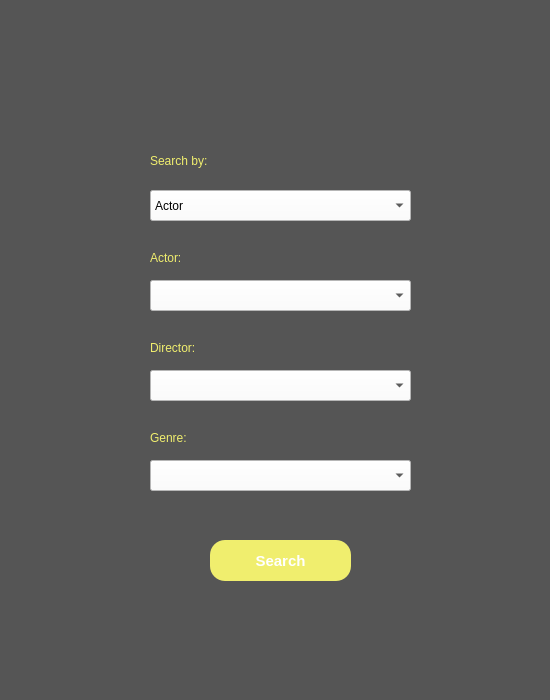
<?xml version="1.0" encoding="UTF-8"?>
<ui version="4.0">
 <class>MainWindow</class>
 <widget class="QMainWindow" name="MainWindow">
  <property name="enabled">
   <bool>true</bool>
  </property>
  <property name="geometry">
   <rect>
    <x>0</x>
    <y>0</y>
    <width>550</width>
    <height>700</height>
   </rect>
  </property>
  <property name="minimumSize">
   <size>
    <width>550</width>
    <height>700</height>
   </size>
  </property>
  <property name="maximumSize">
   <size>
    <width>550</width>
    <height>700</height>
   </size>
  </property>
  <property name="sizeIncrement">
   <size>
    <width>505</width>
    <height>700</height>
   </size>
  </property>
  <property name="windowTitle">
   <string>MovieFinder</string>
  </property>
  <property name="styleSheet">
   <string notr="true">
*{
	background-color:#555555;
	font: 11pt &quot;Century Gothic&quot;;
}


QPushButton{
	border-radius:15%;
	background-color:#F0EE6E;
	font-size:15px;
	font-weight:500;
	color:white;
}

QPushButton:hover{
	color:black;
}

QComboBox{
	background-color:white;
}

QComboBox QAbstractItemView {
  border: 1px solid grey;
  background: white;
  selection-background-color: blue;
}</string>
  </property>
  <widget class="QWidget" name="centralwidget">
   <widget class="QPushButton" name="searchButton">
    <property name="geometry">
     <rect>
      <x>210</x>
      <y>540</y>
      <width>141</width>
      <height>41</height>
     </rect>
    </property>
    <property name="styleSheet">
     <string notr="true"/>
    </property>
    <property name="text">
     <string>Search</string>
    </property>
   </widget>
   <widget class="QLabel" name="label">
    <property name="geometry">
     <rect>
      <x>170</x>
      <y>50</y>
      <width>211</width>
      <height>51</height>
     </rect>
    </property>
    <property name="text">
     <string/>
    </property>
    <property name="pixmap">
     <pixmap>logo.png</pixmap>
    </property>
    <property name="scaledContents">
     <bool>true</bool>
    </property>
   </widget>
   <widget class="QComboBox" name="actorBox">
    <property name="geometry">
     <rect>
      <x>150</x>
      <y>280</y>
      <width>261</width>
      <height>31</height>
     </rect>
    </property>
   </widget>
   <widget class="QComboBox" name="directorBox">
    <property name="geometry">
     <rect>
      <x>150</x>
      <y>370</y>
      <width>261</width>
      <height>31</height>
     </rect>
    </property>
   </widget>
   <widget class="QComboBox" name="genreBox">
    <property name="geometry">
     <rect>
      <x>150</x>
      <y>460</y>
      <width>261</width>
      <height>31</height>
     </rect>
    </property>
   </widget>
   <widget class="QLabel" name="label_2">
    <property name="geometry">
     <rect>
      <x>150</x>
      <y>250</y>
      <width>121</width>
      <height>16</height>
     </rect>
    </property>
    <property name="styleSheet">
     <string notr="true">color:#F0EE6E;</string>
    </property>
    <property name="text">
     <string>Actor:</string>
    </property>
   </widget>
   <widget class="QLabel" name="label_3">
    <property name="geometry">
     <rect>
      <x>150</x>
      <y>340</y>
      <width>121</width>
      <height>16</height>
     </rect>
    </property>
    <property name="styleSheet">
     <string notr="true">color:#F0EE6E;</string>
    </property>
    <property name="text">
     <string>Director:</string>
    </property>
   </widget>
   <widget class="QLabel" name="label_4">
    <property name="geometry">
     <rect>
      <x>150</x>
      <y>430</y>
      <width>121</width>
      <height>16</height>
     </rect>
    </property>
    <property name="styleSheet">
     <string notr="true">color:#F0EE6E;</string>
    </property>
    <property name="text">
     <string>Genre:</string>
    </property>
   </widget>
   <widget class="QComboBox" name="restrictBox">
    <property name="geometry">
     <rect>
      <x>150</x>
      <y>190</y>
      <width>261</width>
      <height>31</height>
     </rect>
    </property>
    <item>
     <property name="text">
      <string>Actor</string>
     </property>
    </item>
    <item>
     <property name="text">
      <string>Director</string>
     </property>
    </item>
    <item>
     <property name="text">
      <string>Genre</string>
     </property>
    </item>
    <item>
     <property name="text">
      <string>All categories</string>
     </property>
    </item>
   </widget>
   <widget class="QLabel" name="label_5">
    <property name="geometry">
     <rect>
      <x>150</x>
      <y>150</y>
      <width>81</width>
      <height>21</height>
     </rect>
    </property>
    <property name="styleSheet">
     <string notr="true">color:#F0EE6E;</string>
    </property>
    <property name="text">
     <string>Search by:</string>
    </property>
   </widget>
  </widget>
  <widget class="QMenuBar" name="menubar">
   <property name="geometry">
    <rect>
     <x>0</x>
     <y>0</y>
     <width>550</width>
     <height>26</height>
    </rect>
   </property>
  </widget>
  <widget class="QStatusBar" name="statusBar"/>
 </widget>
 <resources/>
 <connections/>
</ui>
